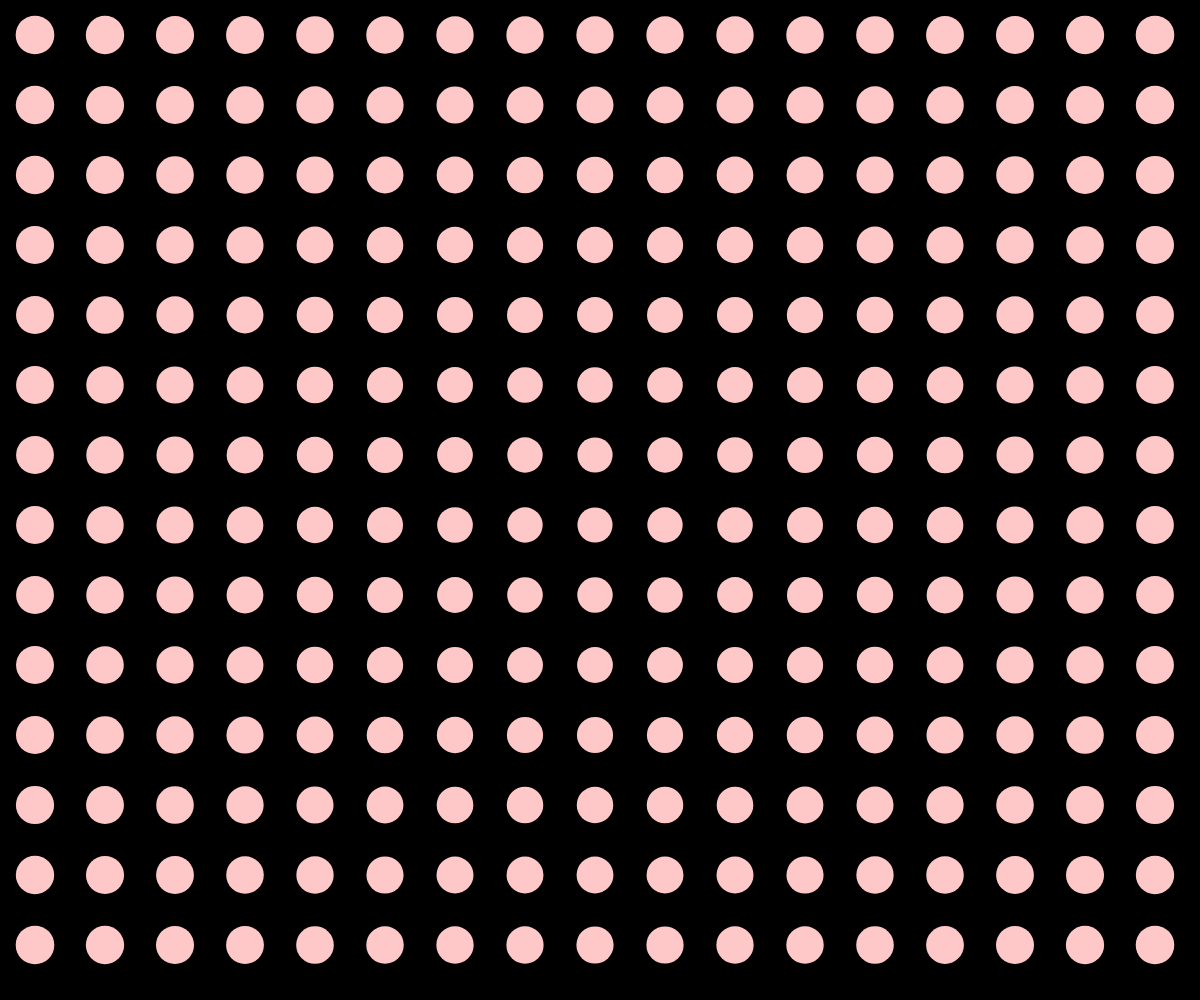
Frame 1 (no input)
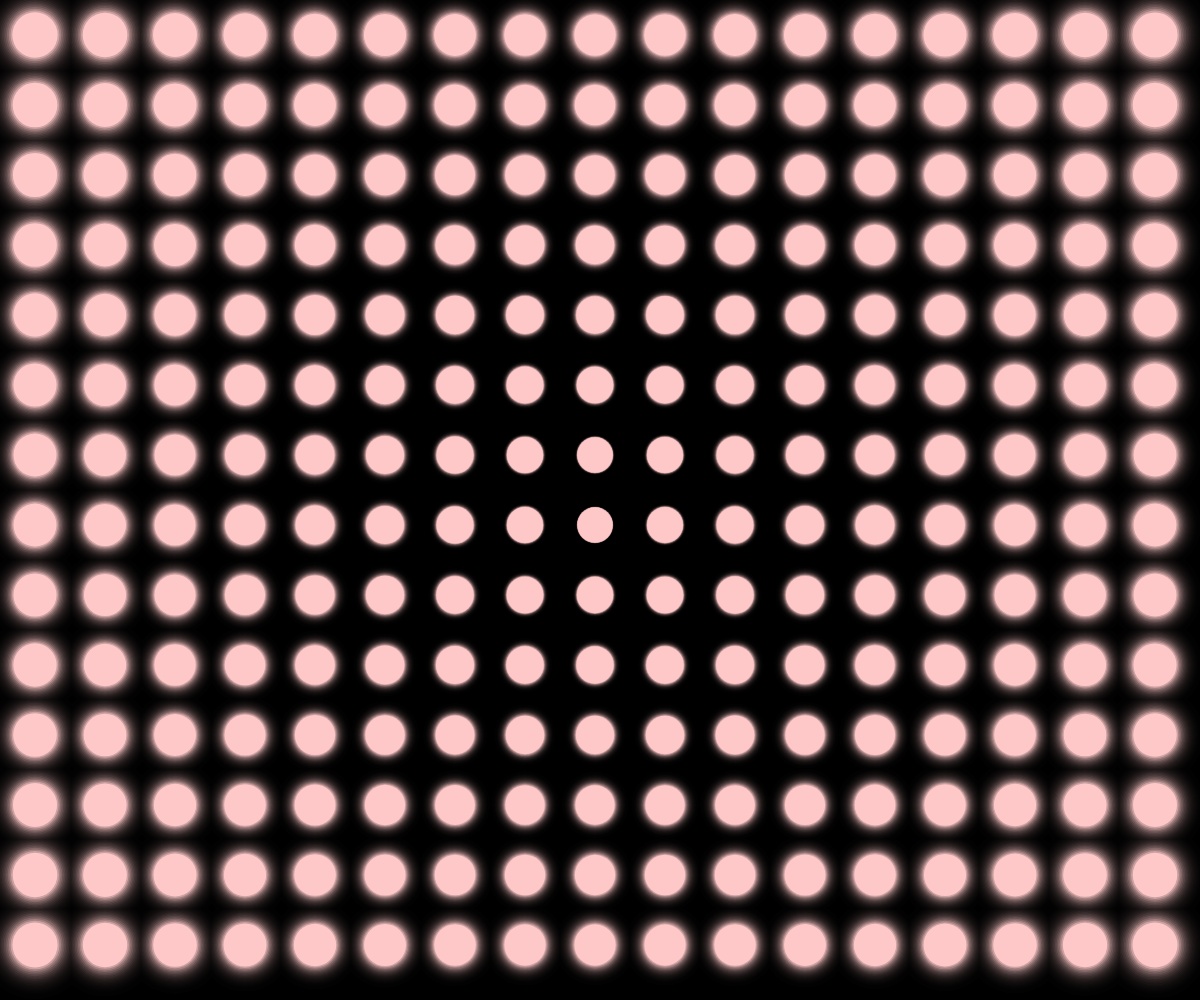
Frame 60 (no input)
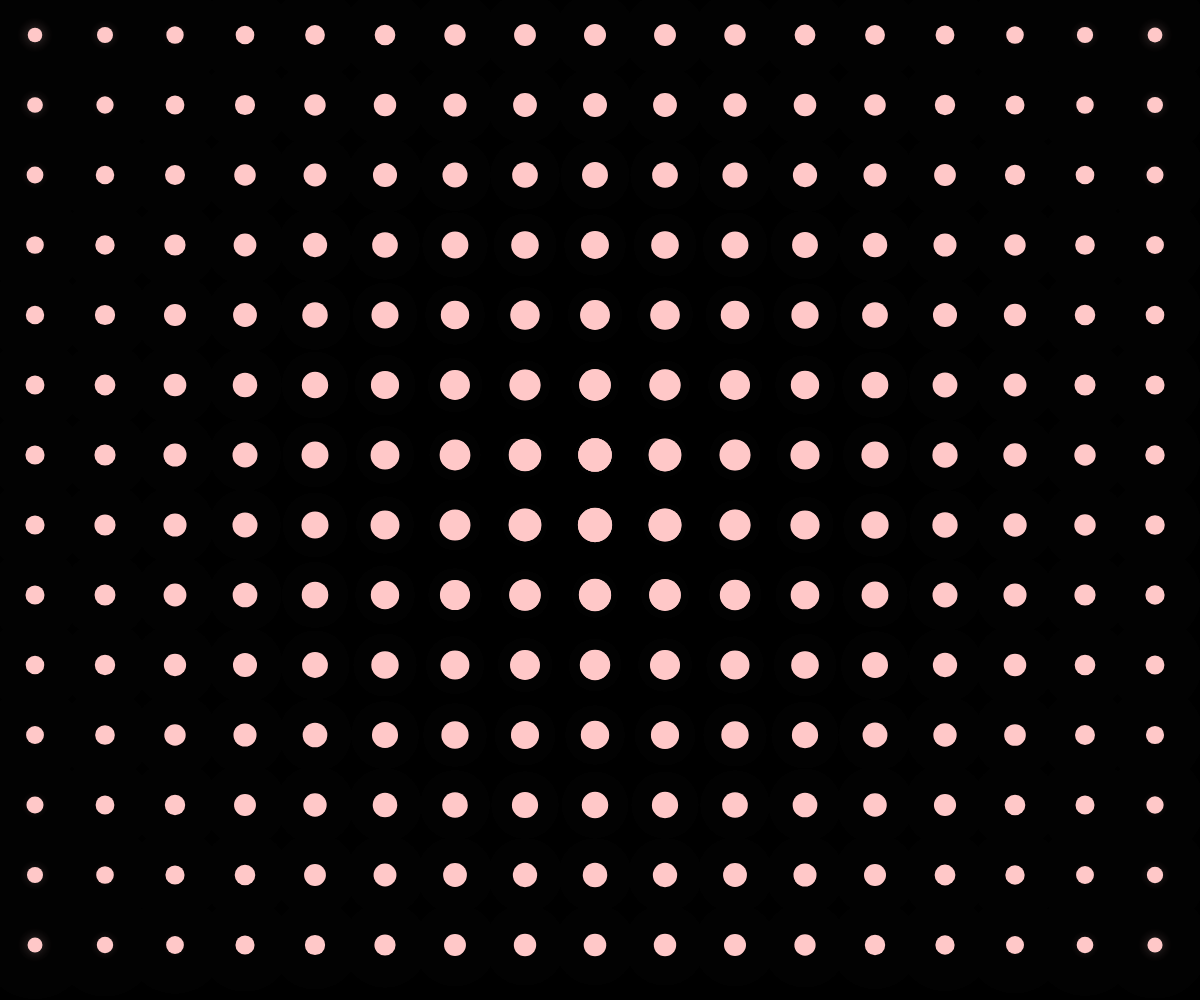
Frame 120 (the mouse pressed at the canvas centre since frame 60)

The p5.js sketch that drew these frames (run headless with seeded random() and noise() and a simulated clock; from frame 60 on, the mouse is pressed at the canvas centre):

// p5.js sketch
// ── sketch.js
function setup() {
  createCanvas(windowWidth, windowHeight);
  noStroke();
  background(0);
}

function draw() {
  background(0, 50);
  let gridSize = 70;

  for (let x = gridSize / 2; x < width; x += gridSize) {
    for (let y = gridSize / 2; y < height; y += gridSize) {
      let d = dist(x, y, width / 2, height / 2);
      let size = (d / 10) * sin(frameCount * 0.05) + gridSize / 2;
      fill(255, 200, 200);
      ellipse(x, y, size, size);
    }
  }
  //filter(BLUR, 6);
  //filter(POSTERIZE, 1 / (1 / 6.5));
}
